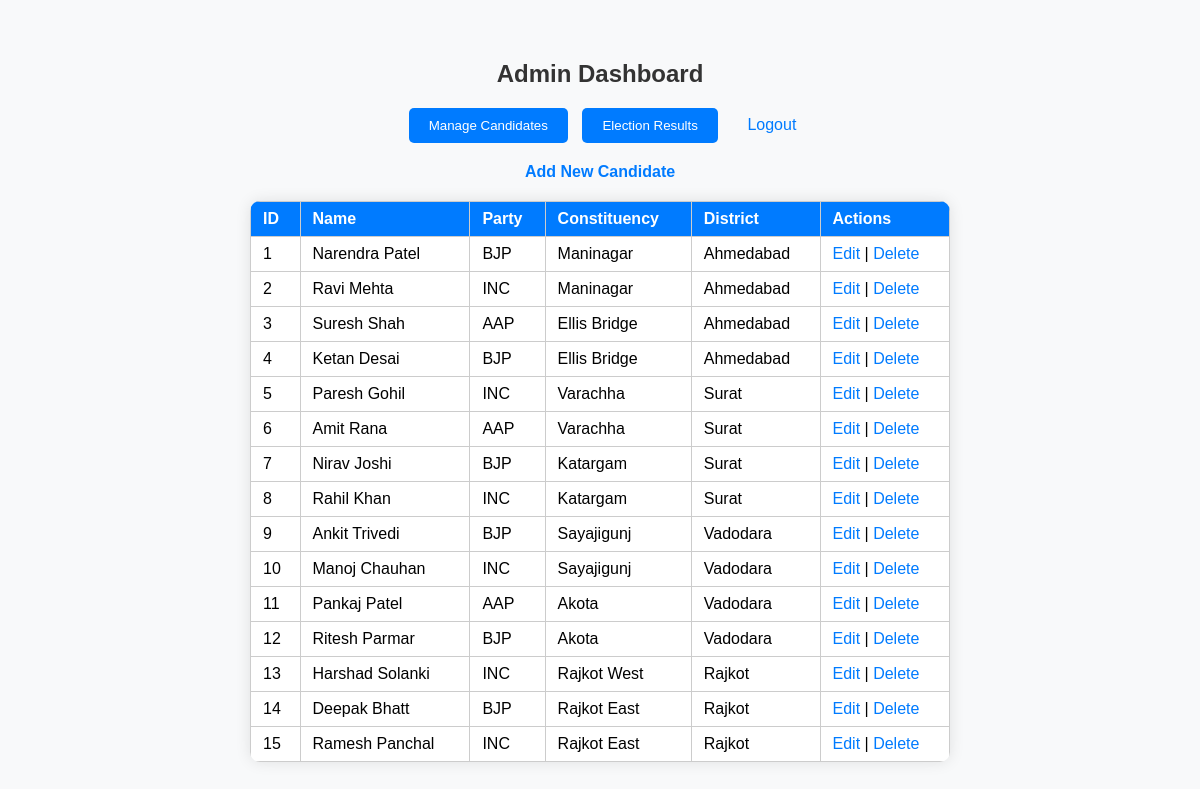
/admin/index.php (signed in), run on the app's committed database.
### tables this page shows
CREATE TABLE `candidates` (
  `id` int(11) NOT NULL,
  `name` varchar(100) NOT NULL,
  `party_id` int(11) DEFAULT NULL,
  `constituency_id` int(11) DEFAULT NULL
);

CREATE TABLE `parties` (
  `id` int(11) NOT NULL,
  `name` varchar(100) NOT NULL
);

CREATE TABLE `constituencies` (
  `id` int(11) NOT NULL,
  `name` varchar(100) NOT NULL,
  `district_id` int(11) DEFAULT NULL
);

CREATE TABLE `districts` (
  `id` int(11) NOT NULL,
  `name` varchar(100) NOT NULL
);

### admin/index.php (the view, shortened to what this page needs)
<?php
include '../database/db.php';
$candidatesQuery = "
    SELECT c.id, c.name AS candidate_name, p.name AS party_name, co.name AS constituency_name, d.name AS district_name
    FROM candidates c
    LEFT JOIN parties p ON c.party_id = p.id
    LEFT JOIN constituencies co ON c.constituency_id = co.id
    LEFT JOIN districts d ON co.district_id = d.id
";
?>
<!DOCTYPE html>
<html>
<head>
    <link rel="stylesheet" href="../style.css">
</head>
<body>
<h2>Admin Dashboard</h2>
<div class="tabs">
    <button onclick="showTab('candidatesTab')">Manage Candidates</button>
    <button onclick="showTab('resultsTab')">Election Results</button>
    <a href="../logout.php" style="margin-left:20px;">Logout</a>
</div>
<div id="candidatesTab" class="tab-content">
    <p style="text-align:center;"><a href="add_candidate.php">Add New Candidate</a></p>
    <?php
        $candidatesAll = $conn->query($candidatesQuery);
        if($candidatesAll && $candidatesAll->num_rows>0):
    ?>
        <table>
            <tr>
                <th>ID</th><th>Name</th><th>Party</th><th>Constituency</th><th>District</th><th>Actions</th>
            </tr>
            <?php while($row=$candidatesAll->fetch_assoc()): ?>
                <tr>
                    <td><?php echo $row['id']; ?></td>
                    <td><?php echo htmlspecialchars($row['candidate_name']); ?></td>
                    <td><?php echo htmlspecialchars($row['party_name']); ?></td>
                    <td><?php echo htmlspecialchars($row['constituency_name']); ?></td>
                    <td><?php echo htmlspecialchars($row['district_name']); ?></td>
                    <td>
                        <a href="edit_candidate.php?id=<?php echo $row['id']; ?>">Edit</a> |
                        <a href="delete_candidate.php?id=<?php echo $row['id']; ?>" onclick="return confirm('Are you sure?')">Delete</a>
                    </td>
                </tr>
            <?php endwhile; ?>
        </table>
    <?php else: ?>
        <p>No candidates found.</p>
    <?php endif; ?>
</div>
</body>
</html>

### css/style.css (style rules this page uses)
body { font-family: Arial, sans-serif; background: #f4f4f9; margin: 0; padding: 0; text-align: center; }
h2 { color: #333; margin-top: 40px; }
a { color: #007bff; text-decoration: none; }
table { margin: 20px auto; border-collapse: collapse; width: 80%; max-width: 700px; background: #fff; border-radius: 10px; overflow: hidden; box-shadow: 0 0 15px rgba(0,0,0,0.1); }
th, td { padding: 12px 15px; border-bottom: 1px solid #ddd; }
th { background: #007bff; color: #fff; }
p { font-weight: bold; }
.tabs { text-align: center; margin-bottom: 20px; }
.tabs button { padding: 10px 20px; margin: 0 5px; cursor: pointer; border: none; border-radius: 5px; background: #007bff; color: #fff; transition: 0.3s; }
.tab-content { display: none; }
.tab-content.active { display: block; }

### admin/index.php (style rules this page uses)
body { font-family: Arial, sans-serif; background: #f8f9fa; padding: 20px; }
h2, h3 { text-align: center; }
table { border-collapse: collapse; width: 90%; margin: 20px auto; }
th, td { border: 1px solid #ccc; padding: 8px 12px; text-align: left; }
th { background: #007bff; color: white; }
a { color: #007bff; text-decoration: none; }
.tabs { text-align: center; margin-bottom: 20px; }
.tabs button { padding: 10px 20px; margin: 0 5px; cursor: pointer; }
.tab-content { display: none; }
.tab-content.active { display: block; }

### data on the page
candidates: id "1", name "Narendra Patel", party.name "BJP", constituency.name "Maninagar", districts.name "Ahmedabad"
candidates: id "2", name "Ravi Mehta", party.name "INC", constituency.name "Maninagar", districts.name "Ahmedabad"
candidates: id "3", name "Suresh Shah", party.name "AAP", constituency.name "Ellis Bridge", districts.name "Ahmedabad"
candidates: id "4", name "Ketan Desai", party.name "BJP", constituency.name "Ellis Bridge", districts.name "Ahmedabad"
candidates: id "5", name "Paresh Gohil", party.name "INC", constituency.name "Varachha", districts.name "Surat"
candidates: id "6", name "Amit Rana", party.name "AAP", constituency.name "Varachha", districts.name "Surat"
candidates: id "7", name "Nirav Joshi", party.name "BJP", constituency.name "Katargam", districts.name "Surat"
candidates: id "8", name "Rahil Khan", party.name "INC", constituency.name "Katargam", districts.name "Surat"
candidates: id "9", name "Ankit Trivedi", party.name "BJP", constituency.name "Sayajigunj", districts.name "Vadodara"
candidates: id "10", name "Manoj Chauhan", party.name "INC", constituency.name "Sayajigunj", districts.name "Vadodara"
candidates: id "11", name "Pankaj Patel", party.name "AAP", constituency.name "Akota", districts.name "Vadodara"
candidates: id "12", name "Ritesh Parmar", party.name "BJP", constituency.name "Akota", districts.name "Vadodara"
candidates: id "13", name "Harshad Solanki", party.name "INC", constituency.name "Rajkot West", districts.name "Rajkot"
candidates: id "14", name "Deepak Bhatt", party.name "BJP", constituency.name "Rajkot East", districts.name "Rajkot"
candidates: id "15", name "Ramesh Panchal", party.name "INC", constituency.name "Rajkot East", districts.name "Rajkot"
